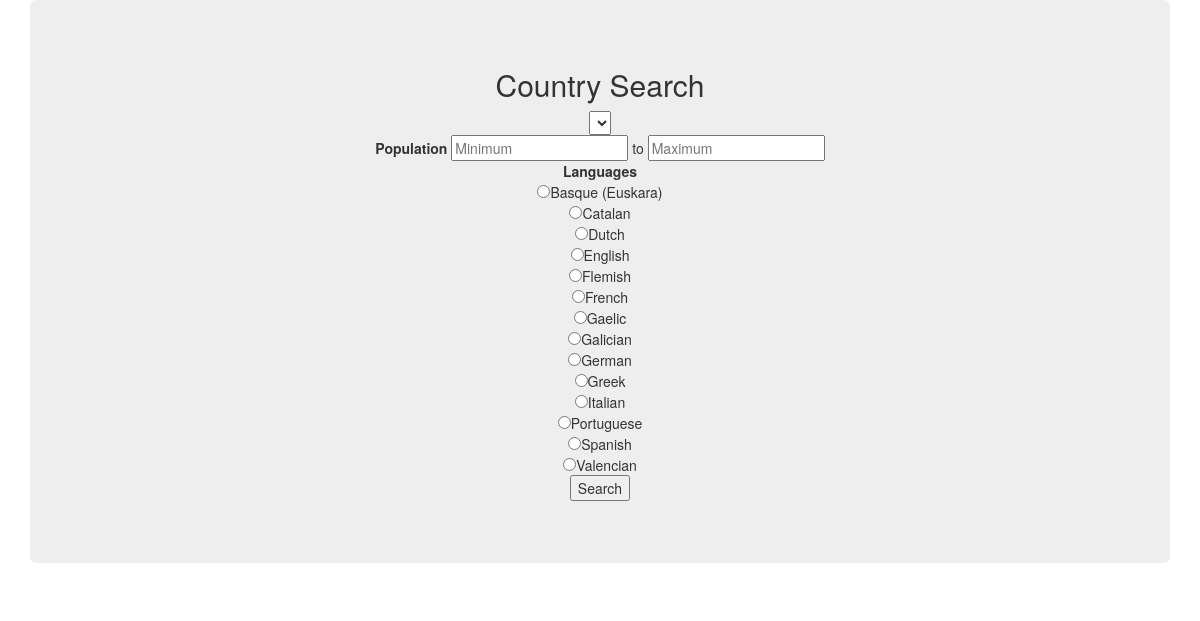
The page /country_search.php on the database its author committed.
### tables this page shows
CREATE TABLE Languages 
	(LanguageName varchar(25) NOT NULL,
     PRIMARY KEY(LanguageName)
);

### country_search.php (the view, shortened to what this page needs)
<?php
include 'database_con.php';
?>
<html>
  <head>
    <link rel="stylesheet"
          href="https://maxcdn.bootstrapcdn.com/bootstrap/3.3.6/css/bootstrap.min.css"
/>
  </head>
  <body>
      <div class="container text-center">
        <div class="jumbotron">
          <h2>Country Search</h2>
            <form action="" method="POST">
              <?php
                  $con = mysqli_connect($db_host, $db_user, $db_password, $db_database) or die("Connection Failed");
                  $query = "SELECT * FROM Country";
                  $result = mysqli_query($con, $query);
                  echo "<select name=\"country\">";
                  while($row = mysqli_fetch_array($result)) {
                    echo "<option value = '" . $row['CoName'] . "'>" . $row['CoName'] . "</option>";
                  }
                  echo "</select>";
               ?>
               <br />
               <b>Population</b>
               <input type="text" name="minimum" placeholder="Minimum"/> to
               <input type="text" name="maximum" placeholder="Maximum"/><br />
               <b class="text-center">Languages</b>
               <?php
                  $con = mysqli_connect($db_host, $db_user, $db_password, $db_database) or die("Connection Failed");
                  $query = "SELECT * FROM Languages";
                  $result = mysqli_query($con, $query);
                  echo "<fieldset id=\"languages\">";
                  while($row = mysqli_fetch_array($result)) {
                      echo "<input type = \"radio\" name=\"language\" value = '" . $row['LanguageName'] . "'>" .  $row['LanguageName'] . "</input><br />";
                  }
                ?>
                <input type="submit" name="submit" value="Search">
            </form>
  </body>
</html>

### rows shown on the page
languages: LanguageName "Basque (Euskara)"
languages: LanguageName "Catalan"
languages: LanguageName "Dutch"
languages: LanguageName "English"
languages: LanguageName "Flemish"
languages: LanguageName "French"
languages: LanguageName "Gaelic"
languages: LanguageName "Galician"
languages: LanguageName "German"
languages: LanguageName "Greek"
languages: LanguageName "Italian"
languages: LanguageName "Portuguese"
languages: LanguageName "Spanish"
languages: LanguageName "Valencian"
